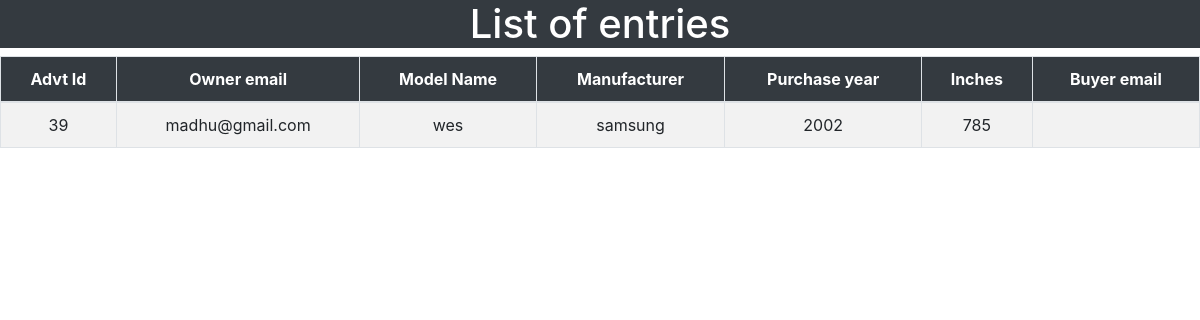
The app's page /television_summary.php with its own data.
### tables this page shows
CREATE TABLE `television` (
  `product_id` int(200) NOT NULL,
  `manufacturer` varchar(255) DEFAULT NULL,
  `model_name` varchar(255) DEFAULT NULL,
  `year_of_purchase` varchar(255) DEFAULT NULL,
  `inches` mediumint(200) NOT NULL,
  `ad_description` varchar(255) DEFAULT NULL,
  `expected_price` varchar(255) DEFAULT NULL
);

CREATE TABLE `advertisement` (
  `advt_id` int(100) NOT NULL,
  `item_name` varchar(255) DEFAULT NULL,
  `item_type` varchar(255) DEFAULT NULL,
  `date_of_init` varchar(255) DEFAULT NULL,
  `date_of_exp` varchar(255) DEFAULT NULL,
  `owner_id` varchar(255) DEFAULT NULL,
  `buyer_id` varchar(255) DEFAULT NULL
);

### television_summary.php (the view, shortened to what this page needs)
<html>
    <head>
<link rel="stylesheet" href="https://maxcdn.bootstrapcdn.com/bootstrap/4.5.2/css/bootstrap.min.css">
</head>
<body>
<div class="main-div">
    <h1 class="text-center text-white bg-dark">List of entries</h1>
          <div class="center-div">
        <div class="table-responsive">
            <table class="table table-bordered table-striped table-hover text-center">
                <thead class="bg-dark text-white">
                    <tr>
                        <th>Advt Id</th>
                        <th>Owner email</th>
                        <th>Model Name</th>
                        <th>Manufacturer</th>
                        <th>Purchase year</th>
                        <th>Inches</th>
                        <th>Buyer email</th>
                   </tr>
                </thead>
                <tbody>
                <?php
                    $username= "root";
                    $password = "";
                    $server = 'localhost';
                    $db = 'olx';
                    $con = mysqli_connect($server,$username,$password,$db);
                   $selectquery = "select a.advt_id,a.owner_id,b.model_name,b.manufacturer,b.year_of_purchase,b.inches,a.buyer_id from advertisement a inner join television b on a.advt_id=b.product_id;";
                    $query = mysqli_query($con,$selectquery);
                    while($res = mysqli_fetch_array($query)){
                        ?>
                        <tr>
                        <td><?php echo $res['advt_id'];?></td>
                        <td><?php echo $res['owner_id'];?></td>
                        <td><?php echo $res['model_name'];?></td>
                        <td><?php echo $res['manufacturer'] ?></td>
                        <td><?php echo $res['year_of_purchase'] ?></td>
                        <td><?php echo $res['inches'];?></td>
                        <td><?php echo $res['buyer_id'];?></td>
                        </tr>
                    <?php
                    }
                    ?>
                </tbody>
            </table>
        </div>
    </div>
</body>
</html>

### records on screen
television: product_id.advt_id "39", product_id.owner_id "madhu@gmail.com", model_name "wes", manufacturer "samsung", year_of_purchase "2002", inches "785"
